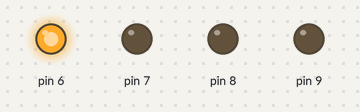
A sketch run on a simulated Arduino Uno, built with avr-gcc and run on an emulated ATmega328P. Parts: output pins drawn as LEDs (lit = HIGH).

Above: at 0.1 s.
At 0.7 s:
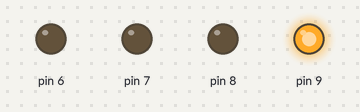
At 1.3 s:
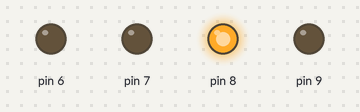
At 2.7 s:
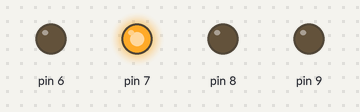
Timing chart, 0 to 3.0 s (numbered marks = the images above):
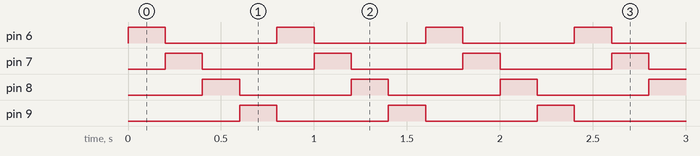

The sketch:

sketch_feb11a.ino
```cpp
void setup() {
  for(int i=6;i<=9;i++)
  {
    pinMode(i,OUTPUT);
  }
}


void loop() {
  // put your main code here, to run repeatedly:
  for(int i = 6; i<=9;i++)
  {
  digitalWrite(i,HIGH);
  delay(200);
  digitalWrite(i,LOW);
  }
}
```

Measured:
- by itself, pin 6–9: alternates HIGH for 0.20 s and LOW for 0.60 s
- by itself, everything shown: repeats every 0.80 s, in 4 steps
